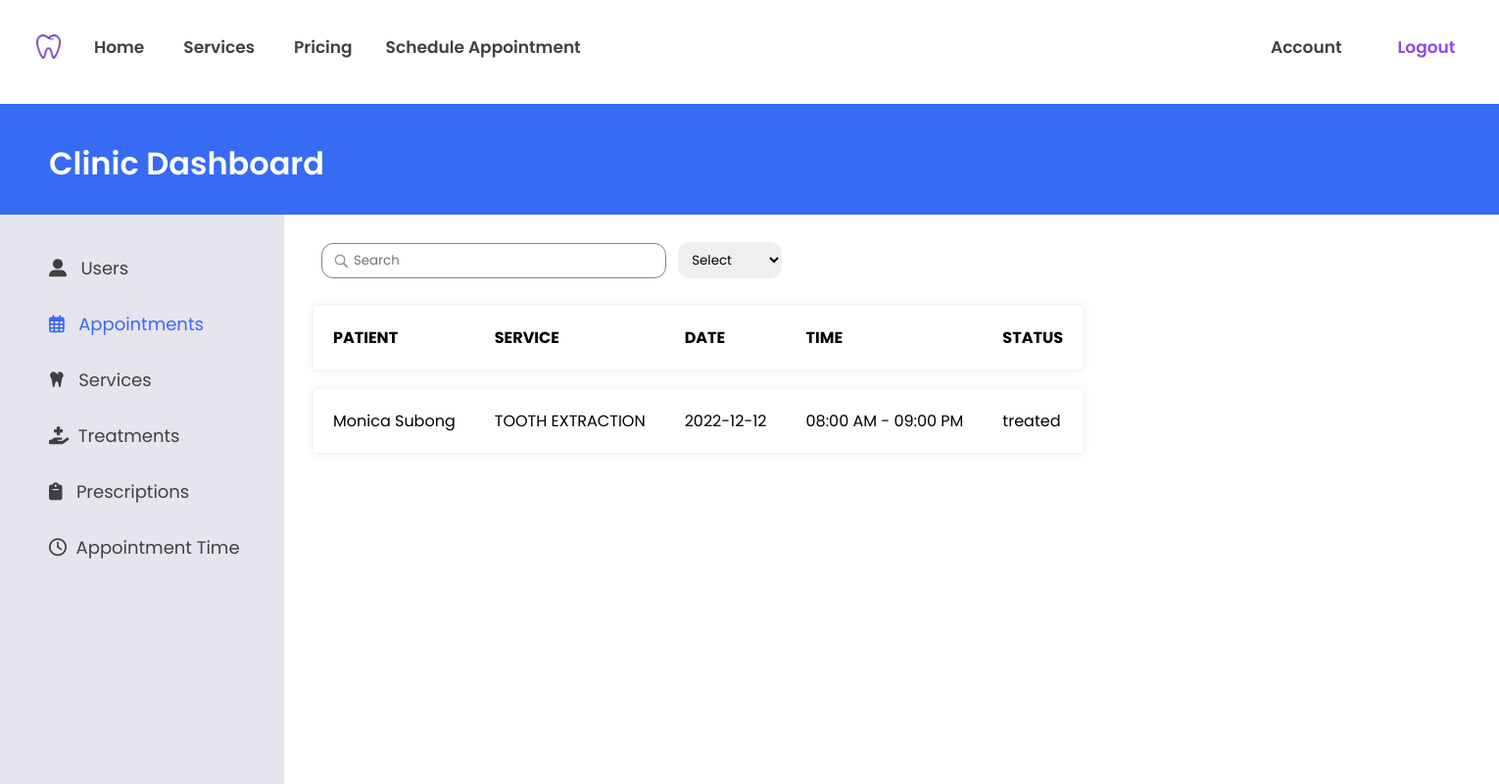
Screenshot of /web_pages/php/manageappointment.php (signed in) with the database file from the repository.
### tables this page shows
CREATE TABLE `user` (
  `userid` varchar(20) NOT NULL,
  `username` varchar(20) NOT NULL,
  `fname` varchar(20) NOT NULL,
  `lname` varchar(20) NOT NULL,
  `gender` varchar(6) NOT NULL,
  `birthdate` date NOT NULL,
  `email` varchar(50) NOT NULL,
  `contactnum` varchar(15) NOT NULL,
  `password` tinytext NOT NULL,
  `role` varchar(20) NOT NULL DEFAULT 'regular_user'
);

CREATE TABLE `appointment` (
  `appointid` int(11) NOT NULL,
  `patientid` varchar(20) NOT NULL,
  `staffid` varchar(20) DEFAULT NULL,
  `servid` int(11) NOT NULL,
  `appointdate` date NOT NULL,
  `appointtime` int(11) NOT NULL,
  `status` varchar(20) NOT NULL DEFAULT 'pending',
  `hastreatment` varchar(3) NOT NULL DEFAULT 'no'
);

CREATE TABLE `service` (
  `servid` int(11) NOT NULL,
  `servimage` varchar(50) NOT NULL,
  `servname` varchar(50) NOT NULL,
  `servdesc` longtext NOT NULL,
  `price` decimal(8,2) NOT NULL,
  `pertooth` varchar(3) NOT NULL DEFAULT 'no'
);

### web_pages/php/manageappointment.php (the view, shortened to what this page needs)
<?php
include_once "../../included/session.php";
include_once "navbar.php";
$userid =  $_SESSION['userid'];
$sql = "SELECT * FROM user WHERE userid = '$userid' ";
$res = mysqli_query($conn, $sql);
if(mysqli_num_rows($res) > 0){
  while($user = mysqli_fetch_assoc($res)){
    $role = $user['role'];
  }
}
 ?>
<!DOCTYPE html>
<html lang="en" dir="ltr">
  <head>
	<link rel="stylesheet" href="../css/dashboard.css">
  </head>
  <body>
 	<h1>Clinic Dashboard</h1>
	<div class="sidebar">
    <?php
      if ($role == "dentist") { ?>
        <a href="manageuser.php"><i class="fas fa-user-alt"></i>&nbsp;&nbsp; Users</a>
    <?php  }
     ?>
		<a href="manageappointment.php" class="active"><i class="far fa-calendar-alt"></i>&nbsp;&nbsp; Appointments</a>
		<a href="manageservice.php"><i class="fas fa-tooth"></i>&nbsp;&nbsp; Services</a>
		<a href="managetreatment.php"><i class="fas fa-hand-holding-medical"></i>&nbsp; Treatments</a>
    <?php
      if ($role == "dentist") { ?>
        <a href="manageprescription.php"><i class="fas fa-clipboard"></i>&nbsp;&nbsp; Prescriptions</a>
    <?php  }
     ?>
		<a href="appointmentschedule.php"><i class="far fa-clock"></i>&nbsp;&nbsp;Appointment Time</a>
	</div>
    <div class="section" id="divappointmentsection">
      <input type="text" name="" value="" id="search" placeholder="Search">
      <select class="" name="" id="filterstatus">
        <option value="Select">Select</option>
      </select>
      <div id="reloadsection">
        <table>
          <tr>
            <th>PATIENT</th>
            <th>SERVICE</th>
            <th>DATE</th>
            <th>TIME</th>
            <th>STATUS</th>
          </tr>
          <?php
            $sql = "SELECT * FROM appointment ORDER BY appointid DESC";
            $res = mysqli_query($conn,$sql);
            if(mysqli_num_rows($res) > 0){
            while($appointment = mysqli_fetch_assoc($res)){
              $patientid = $appointment['patientid'];
              $servid = $appointment['servid'];
              $appointdate = $appointment['appointdate'];
              $appointschedid = $appointment['appointtime'];
              $status = $appointment['status'];
              $sql = "SELECT * FROM user WHERE userid = '$patientid'";
              $retuser = mysqli_query($conn,$sql);
              if(mysqli_num_rows($retuser) > 0){
              while($user = mysqli_fetch_assoc($retuser)){
                $fname = $user['fname'];
                $lname = $user['lname'];
                $fullname = $fname." ".$lname;
              }
            }
              $sql = "SELECT * FROM service WHERE servid = '$servid'";
              $retserv = mysqli_query($conn,$sql);
              if(mysqli_num_rows($retserv) > 0){
              while($service = mysqli_fetch_assoc($retserv)){
                $servname = $service['servname'];
              }
            }
              $format = "%h:%i %p";
              $sql = "SELECT TIME_FORMAT(starttime, '$format') as starttime, TIME_FORMAT(endtime, '$format') as endtime FROM `appointment_schedule` WHERE appointschedid = '$appointschedid' ";
              $retappointtime = mysqli_query($conn,$sql);
              if(mysqli_num_rows($retappointtime) > 0){
              while($appointment_schedule = mysqli_fetch_assoc($retappointtime)){
                $starttime = $appointment_schedule['starttime'];
                $endtime = $appointment_schedule['endtime'];
                $concatenatesched = $starttime." - ".$endtime;
              }
            }
              echo "<tr>";
                echo "<td>".$fullname."</td>";
                echo "<td>".$servname."</td>";
                echo "<td>".$appointdate."</td>";
                echo "<td>".$concatenatesched."</td>";
                echo "<td>".$status."</td>";
              echo "</tr>";
            }
          }
           ?>
        </table>
      </div>
    </div>
  </body>
</html>

### web_pages/php/navbar.php (shortened to what this page needs)
<?php
include_once "../../included/session.php";
?>
<!DOCTYPE html>
<html lang="en" dir="ltr">
  <head>
	<link rel="stylesheet" href="../css/navbar.css">
  </head>
  <body>
		<div class="topnav">
			<a id="logo" href="index.php"><img id="logo" src="../../web_pages/logo.png"></a>
			<a href="index.php">Home</a>
			<div class="dropdown">
				<button class="dropbtn"><a href="services.php">Services</a></button>
			</div>
			<a href="pricing.php">Pricing</a>
			<a href="scheduleappointment.php">Schedule Appointment</a>
			<div class="topnav-right">
				<?php
					if (!isset($_SESSION['userid'])) {
					        echo '<a href="login.php">Login</a>
					              <a class="hglt" href="signup.php">Signup</a>';
					      }
			      else {
 					        $userid = $_SESSION['userid'];
					        $sql = "SELECT * FROM user where userid = '$userid' and (role = 'staff' OR role = 'dentist')";
					        $res = mysqli_query($conn, $sql);
					        if(mysqli_num_rows($res) != 0){
					          while($user = mysqli_fetch_assoc($res)){
					            $role = $user['role'];
					            if ($role == "staff") {
					              echo '<div class="dropdown">
										<button class="dropbtn"><a href="#">Account</a></button>
					                        <div class="dropdown-content">
                                  <a href="appointmentrecord.php">Appointments</a>
                                  <a href="treatmentrecord.php">Treatments</a>
                                  <a href="prescriptionrecord.php">Prescriptions</a>
          												<a href="dentistdashboard.php">Dasboard</a>
                                  <a href="accountsettings.php">Settings</a>
											</div>
										</div>
					                          <form class="frmlogout" action="../../included/session.php" method="post" id="logoutfrm">
					                            <input type="hidden" name="logout" value="logout">
					                            <a class="hglt" onclick="frmsubmit()">Logout</a>
					                          </form>';
					            }
					            elseif ($role == "dentist") {
					              echo '<div class="dropdown">
										<button class="dropbtn"><a href="#">Account</a></button>
											<div class="dropdown-content">
                        <a href="appointmentrecord.php">Appointments</a>
                        <a href="treatmentrecord.php">Treatments</a>
                        <a href="prescriptionrecord.php">Prescriptions</a>
												<a href="dentistdashboard.php">Dasboard</a>
                        <a href="accountsettings.php">Settings</a>
											</div>
										</div>
					                          <form class="frmlogout" action="../../included/session.php" method="post" id="logoutfrm">
					                            <input type="hidden" name="logout" value="logout">
												<a class="hglt" onclick="frmsubmit()">Logout</a>
					                        </form>';
					            }
					          }
					        }
					      }
					       ?>
						</div>
		</div>
  </body>
</html>

### web_pages/css/navbar.css (style rules this page uses)
body { overflow-x: hidden; }
#logo { width: 25px; height: 25px; }
.topnav { font-family: 'Poppins', sans-serif; font-weight: 600; overflow: hidden; position: fixed; z-index: 2; top: 0; left:0; background-color: white; width: 98%; border-style: solid; border-color: white; border-width: 35px 20px 30px 20px; }
.topnav a, .frmlogout { float: left; color: #404040; text-align: center; padding: 0px 17px; text-decoration: none; font-size: 17px; transition: 0.4s; }
.dropdown { float: left; overflow: hidden; margin-top: -0.95px; }
.dropdown .dropbtn { border: none; font-size: 17px; color: #404040; outline: none; padding-bottom: 15px; background-color: inherit; font-family: inherit; font-weight: 600; margin: 0; }
.topnav-right { float: right; }
a.hglt { color: #8E47E8; }

### web_pages/css/dashboard.css (style rules this page uses)
body { font-family: 'Poppins', sans-serif; }
h1 { position: fixed; width: 100%; z-index: -1; margin: 20px -8px; color: white; padding: 115px 50px 28px 50px; background-color: #376BF4; background-position: -50px; font-weight: 600; }
.sidebar { height: 100%; width: 290px; position: fixed; z-index: -4; top: 218.5px; left: 0; background-color: #E6E4EC; overflow-x: hidden; padding-top: 26px; }
.sidebar a { padding: 15px 8px 15px 50px; text-decoration: none; font-size: 18px; color: #404040; display: block; }
.section { position: absolute; left: 320px; top: 240px; z-index: -2; width: 100%; }
.sidebar a.active { color: #376BF4; }
table { border-collapse: separate; border-spacing: 0px 20px; }
tr { background-color: #ffffff; box-shadow: 0px 0px 9px 0px rgba(0,0,0,0.1); }
th { padding: 20px 20px; text-align: left; }
td { padding: 20px 20px; border-spacing: 0px 0px 20px 0px; }
select { font-family: inherit; padding: 8px 10px; border-radius: 12px; border: none; margin-bottom: 5px; }
input#search { font-family: inherit; padding: 7px 12px 7px 32px; border-radius: 12px; border: solid gray 1px; margin: 8px; width: 20%; background-image: url('../images/search.png'); background-size: 20px; background-position: 9px; background-repeat: no-repeat; }

### rows the page displays
user: role "Account"
appointment: patientid.lname "Monica Subong", servid.servname "TOOTH EXTRACTION", appointdate "2022-12-12", concatenatesched "08:00 AM - 09:00 PM", status "treated"
